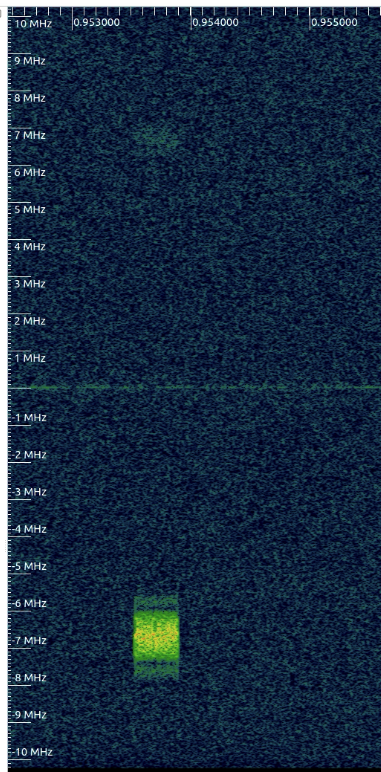
#> input picture rfml-dev/images/min_annotation.png, 381 x 772 px
$ python auto_label.py images/min_annotation.png wifi
#> lines starting #> are read from the running program, lines starting #| are printed output that depends on the picture
import os
import argparse
import numpy as np
import cv2 as cv

from pathlib import Path

import matplotlib.pyplot as plt
from skimage.filters import threshold_multiotsu

# Other useful resources
# Contour approximation https://docs.opencv.org/4.x/dd/d49/tutorial_py_contour_features.html

# trying to reverse turbo colormap
# https://github.com/opencv/opencv/blob/4.x/modules/imgproc/src/colormap.cpp#L685
# https://gist.github.com/mikhailov-work/6a308c20e494d9e0ccc29036b28faa7a
# unsigned char turbo_srgb_bytes[256][3] = {{48,18,59},{50,21,67},{51,24,74},{52,27,81},{53,30,88},{54,33,95},{55,36,102},{56,39,109},{57,42,115},{58,45,121},{59,47,128},{60,50,134},{61,53,139},{62,56,145},{63,59,151},{63,62,156},{64,64,162},{65,67,167},{65,70,172},{66,73,177},{66,75,181},{67,78,186},{68,81,191},{68,84,195},{68,86,199},{69,89,203},{69,92,207},{69,94,211},{70,97,214},{70,100,218},{70,102,221},{70,105,224},{70,107,227},{71,110,230},{71,113,233},{71,115,235},{71,118,238},{71,120,240},{71,123,242},{70,125,244},{70,128,246},{70,130,248},{70,133,250},{70,135,251},{69,138,252},{69,140,253},{68,143,254},{67,145,254},{66,148,255},{65,150,255},{64,153,255},{62,155,254},{61,158,254},{59,160,253},{58,163,252},{56,165,251},{55,168,250},{53,171,248},{51,173,247},{49,175,245},{47,178,244},{46,180,242},{44,183,240},{42,185,238},{40,188,235},{39,190,233},{37,192,231},{35,195,228},{34,197,226},{32,199,223},{31,201,221},{30,203,218},{28,205,216},{27,208,213},{26,210,210},{26,212,208},{25,213,205},{24,215,202},{24,217,200},{24,219,197},{24,221,194},{24,222,192},{24,224,189},{25,226,187},{25,227,185},{26,228,182},{28,230,180},{29,231,178},{31,233,175},{32,234,172},{34,235,170},{37,236,167},{39,238,164},{42,239,161},{44,240,158},{47,241,155},{50,242,152},{53,243,148},{56,244,145},{60,245,142},{63,246,138},{67,247,135},{70,248,132},{74,248,128},{78,249,125},{82,250,122},{85,250,118},{89,251,115},{93,252,111},{97,252,108},{101,253,105},{105,253,102},{109,254,98},{113,254,95},{117,254,92},{121,254,89},{125,255,86},{128,255,83},{132,255,81},{136,255,78},{139,255,75},{143,255,73},{146,255,71},{150,254,68},{153,254,66},{156,254,64},{159,253,63},{161,253,61},{164,252,60},{167,252,58},{169,251,57},{172,251,56},{175,250,55},{177,249,54},{180,248,54},{183,247,53},{185,246,53},{188,245,52},{190,244,52},{193,243,52},{195,241,52},{198,240,52},{200,239,52},{203,237,52},{205,236,52},{208,234,52},{210,233,53},{212,231,53},{215,229,53},{217,228,54},{219,226,54},{221,224,55},{223,223,55},{225,221,55},{227,219,56},{229,217,56},{231,215,57},{233,213,57},{235,211,57},{236,209,58},{238,207,58},{239,205,58},{241,203,58},{242,201,58},{244,199,58},{245,197,58},{246,195,58},{247,193,58},{248,190,57},{249,188,57},{250,186,57},{251,184,56},{251,182,55},{252,179,54},{252,177,54},{253,174,53},{253,172,52},{254,169,51},{254,167,50},{254,164,49},{254,161,48},{254,158,47},{254,155,45},{254,153,44},{254,150,43},{254,147,42},{254,144,41},{253,141,39},{253,138,38},{252,135,37},{252,132,35},{251,129,34},{251,126,33},{250,123,31},{249,120,30},{249,117,29},{248,114,28},{247,111,26},{246,108,25},{245,105,24},{244,102,23},{243,99,21},{242,96,20},{241,93,19},{240,91,18},{239,88,17},{237,85,16},{236,83,15},{235,80,14},{234,78,13},{232,75,12},{231,73,12},{229,71,11},{228,69,10},{226,67,10},{225,65,9},{223,63,8},{221,61,8},{220,59,7},{218,57,7},{216,55,6},{214,53,6},{212,51,5},{210,49,5},{208,47,5},{206,45,4},{204,43,4},{202,42,4},{200,40,3},{197,38,3},{195,37,3},{193,35,2},{190,33,2},{188,32,2},{185,30,2},{183,29,2},{180,27,1},{178,26,1},{175,24,1},{172,23,1},{169,22,1},{167,20,1},{164,19,1},{161,18,1},{158,16,1},{155,15,1},{152,14,1},{149,13,1},{146,11,1},{142,10,1},{139,9,2},{136,8,2},{133,7,2},{129,6,2},{126,5,2},{122,4,3}};
# turbo_colormap = [[48, 18, 59], [50, 21, 67], [51, 24, 74], [52, 27, 81], [53, 30, 88], [54, 33, 95], [55, 36, 102], [56, 39, 109], [57, 42, 115], [58, 45, 121], [59, 47, 128], [60, 50, 134], [61, 53, 139], [62, 56, 145], [63, 59, 151], [63, 62, 156], [64, 64, 162], [65, 67, 167], [65, 70, 172], [66, 73, 177], [66, 75, 181], [67, 78, 186], [68, 81, 191], [68, 84, 195], [68, 86, 199], [69, 89, 203], [69, 92, 207], [69, 94, 211], [70, 97, 214], [70, 100, 218], [70, 102, 221], [70, 105, 224], [70, 107, 227], [71, 110, 230], [71, 113, 233], [71, 115, 235], [71, 118, 238], [71, 120, 240], [71, 123, 242], [70, 125, 244], [70, 128, 246], [70, 130, 248], [70, 133, 250], [70, 135, 251], [69, 138, 252], [69, 140, 253], [68, 143, 254], [67, 145, 254], [66, 148, 255], [65, 150, 255], [64, 153, 255], [62, 155, 254], [61, 158, 254], [59, 160, 253], [58, 163, 252], [56, 165, 251], [55, 168, 250], [53, 171, 248], [51, 173, 247], [49, 175, 245], [47, 178, 244], [46, 180, 242], [44, 183, 240], [42, 185, 238], [40, 188, 235], [39, 190, 233], [37, 192, 231], [35, 195, 228], [34, 197, 226], [32, 199, 223], [31, 201, 221], [30, 203, 218], [28, 205, 216], [27, 208, 213], [26, 210, 210], [26, 212, 208], [25, 213, 205], [24, 215, 202], [24, 217, 200], [24, 219, 197], [24, 221, 194], [24, 222, 192], [24, 224, 189], [25, 226, 187], [25, 227, 185], [26, 228, 182], [28, 230, 180], [29, 231, 178], [31, 233, 175], [32, 234, 172], [34, 235, 170], [37, 236, 167], [39, 238, 164], [42, 239, 161], [44, 240, 158], [47, 241, 155], [50, 242, 152], [53, 243, 148], [56, 244, 145], [60, 245, 142], [63, 246, 138], [67, 247, 135], [70, 248, 132], [74, 248, 128], [78, 249, 125], [82, 250, 122], [85, 250, 118], [89, 251, 115], [93, 252, 111], [97, 252, 108], [101, 253, 105], [105, 253, 102], [109, 254, 98], [113, 254, 95], [117, 254, 92], [121, 254, 89], [125, 255, 86], [128, 255, 83], [132, 255, 81], [136, 255, 78], [139, 255, 75], [143, 255, 73], [146, 255, 71], [150, 254, 68], [153, 254, 66], [156, 254, 64], [159, 253, 63], [161, 253, 61], [164, 252, 60], [167, 252, 58], [169, 251, 57], [172, 251, 56], [175, 250, 55], [177, 249, 54], [180, 248, 54], [183, 247, 53], [185, 246, 53], [188, 245, 52], [190, 244, 52], [193, 243, 52], [195, 241, 52], [198, 240, 52], [200, 239, 52], [203, 237, 52], [205, 236, 52], [208, 234, 52], [210, 233, 53], [212, 231, 53], [215, 229, 53], [217, 228, 54], [219, 226, 54], [221, 224, 55], [223, 223, 55], [225, 221, 55], [227, 219, 56], [229, 217, 56], [231, 215, 57], [233, 213, 57], [235, 211, 57], [236, 209, 58], [238, 207, 58], [239, 205, 58], [241, 203, 58], [242, 201, 58], [244, 199, 58], [245, 197, 58], [246, 195, 58], [247, 193, 58], [248, 190, 57], [249, 188, 57], [250, 186, 57], [251, 184, 56], [251, 182, 55], [252, 179, 54], [252, 177, 54], [253, 174, 53], [253, 172, 52], [254, 169, 51], [254, 167, 50], [254, 164, 49], [254, 161, 48], [254, 158, 47], [254, 155, 45], [254, 153, 44], [254, 150, 43], [254, 147, 42], [254, 144, 41], [253, 141, 39], [253, 138, 38], [252, 135, 37], [252, 132, 35], [251, 129, 34], [251, 126, 33], [250, 123, 31], [249, 120, 30], [249, 117, 29], [248, 114, 28], [247, 111, 26], [246, 108, 25], [245, 105, 24], [244, 102, 23], [243, 99, 21], [242, 96, 20], [241, 93, 19], [240, 91, 18], [239, 88, 17], [237, 85, 16], [236, 83, 15], [235, 80, 14], [234, 78, 13], [232, 75, 12], [231, 73, 12], [229, 71, 11], [228, 69, 10], [226, 67, 10], [225, 65, 9], [223, 63, 8], [221, 61, 8], [220, 59, 7], [218, 57, 7], [216, 55, 6], [214, 53, 6], [212, 51, 5], [210, 49, 5], [208, 47, 5], [206, 45, 4], [204, 43, 4], [202, 42, 4], [200, 40, 3], [197, 38, 3], [195, 37, 3], [193, 35, 2], [190, 33, 2], [188, 32, 2], [185, 30, 2], [183, 29, 2], [180, 27, 1], [178, 26, 1], [175, 24, 1], [172, 23, 1], [169, 22, 1], [167, 20, 1], [164, 19, 1], [161, 18, 1], [158, 16, 1], [155, 15, 1], [152, 14, 1], [149, 13, 1], [146, 11, 1], [142, 10, 1], [139, 9, 2], [136, 8, 2], [133, 7, 2], [129, 6, 2], [126, 5, 2], [122, 4, 3]]


# [42 lines left out: functions dji_yolo_labeller, rect_filter_dji, not called in this run]


dji_args = {
    "invert": True,
    "pre_threshold": -1,
    "histogram_equalization": False,
    "pre_thresh_morphology": [],
    "kernel_open": cv.getStructuringElement(
        cv.MORPH_RECT,
        (4, 4),  # (10,10)
    ),  # np.ones((3, 3), np.uint8),
    "kernel_close": cv.getStructuringElement(
        cv.MORPH_RECT, (4, 1)
    ),  # np.ones((15, 15), np.uint8),
    "threshold_op": "otsu",
    "post_thresh_morphology": [
        {
            "morph_func": cv.MORPH_CLOSE,
            "kernel": cv.getStructuringElement(cv.MORPH_RECT, (20, 1)),
        },
    ],
    "bilateral_kernel_size": 8,
    "group_horizontal": True,
    "area_threshold": 0.7,
    "yolo_label": dji_yolo_labeller,
    "vertical": False,
    "dc_block": None,
    "horizontal_adjust": 0,
    "custom_rect_filter": rect_filter_dji,
}
# dji_args = {
#     "invert": True,
#     "pre_threshold": 1,
#     "histogram_equalization": False,
#     "pre_thresh_morphology": [],
#     "kernel_open": cv.getStructuringElement(
#         cv.MORPH_RECT,
#         (2, 2),  # (10,10)
#     ),  # np.ones((3, 3), np.uint8),
#     "kernel_close": cv.getStructuringElement(
#         cv.MORPH_RECT, (24, 12)
#     ),  # np.ones((15, 15), np.uint8),
#     "threshold_op": 0,
#     "post_thresh_morphology": [],
#     "bilateral_kernel_size": 8,
#     "group_horizontal": False,
#     "area_threshold": 0.7,
#     "yolo_label": dji_yolo_labeller,
#     "vertical": False,
#     "dc_block": None,
#     "horizontal_adjust": 0,
#     "custom_rect_filter": None,
# }


# [32 lines left out: function rect_filter_msk, not called in this run]


msk_args = {
    # Note: msk must use Viridis colormap
    "invert": False,
    "pre_threshold": 1,
    "histogram_equalization": False,
    "pre_thresh_morphology": [],
    "kernel_open": cv.getStructuringElement(
        cv.MORPH_RECT,
        (3, 3),  # (10,10)
    ),  # np.ones((3, 3), np.uint8),
    "kernel_close": cv.getStructuringElement(
        cv.MORPH_RECT, (24, 12)
    ),  # np.ones((15, 15), np.uint8),
    "threshold_op": 0,
    "post_thresh_morphology": [],
    "bilateral_kernel_size": 8,
    "group_horizontal": False,
    "area_threshold": 0.7,
    "yolo_label": 0,
    "vertical": False,
    "dc_block": None,
    "horizontal_adjust": 0,
    "custom_rect_filter": rect_filter_msk,
}


# [22 lines left out: function rect_filter_fhss_css, not called in this run]


fhss_css_args = {
    "invert": True,
    "pre_threshold": 0,
    "histogram_equalization": False,
    "pre_thresh_morphology": [
        {
            "morph_func": cv.MORPH_OPEN,
            "kernel": cv.getStructuringElement(cv.MORPH_RECT, (3, 3)),
        },
        {
            "morph_func": cv.MORPH_CLOSE,
            "kernel": cv.getStructuringElement(cv.MORPH_RECT, (12, 12)),
        },
    ],
    "kernel_open": cv.getStructuringElement(
        cv.MORPH_RECT,
        (12, 12),  # (10,10)
    ),
    "kernel_close": cv.getStructuringElement(cv.MORPH_RECT, (15, 15)),
    "threshold_op": 0,
    "post_thresh_morphology": [],
    "bilateral_kernel_size": 8,
    "group_horizontal": False,
    "area_threshold": 0.7,
    "yolo_label": 0,
    "vertical": False,
    "dc_block": None,
    "horizontal_adjust": 0,
    "custom_rect_filter": rect_filter_fhss_css,
}


tbs_crs_args = {
    "invert": True,
    "pre_threshold": 1,
    "histogram_equalization": True,
    "pre_thresh_morphology": [
        {
            "morph_func": cv.erode,
            "kernel": np.ones((2, 1), np.uint8),
        },
        {
            "morph_func": cv.dilate,
            "kernel": np.ones((2, 1), np.uint8),
        },
        {
            "morph_func": cv.erode,
            "kernel": np.ones((4, 1), np.uint8),
        },
        {
            "morph_func": cv.dilate,
            "kernel": np.ones((10, 2), np.uint8),
        },
        {
            "morph_func": cv.erode,
            "kernel": np.ones((10, 1), np.uint8),
            "kwargs": {
                "iterations": 2,
            },
        },
        {
            "morph_func": cv.dilate,
            "kernel": np.ones((15, 2), np.uint8),
        },
    ],
    "kernel_open": cv.getStructuringElement(
        cv.MORPH_RECT, (4, 50)
    ),  # np.ones((50, 4), np.uint8),
    "kernel_close": cv.getStructuringElement(
        cv.MORPH_RECT, (6, 25)
    ),  # np.ones((25, 6), np.uint8)
    "threshold_op": "otsu",
    "post_thresh_morphology": [
        {
            "morph_func": cv.dilate,
            "kernel": np.ones((1, 4), np.uint8),
        }
    ],
    "bilateral_kernel_size": 2,
    "group_horizontal": False,
    "area_threshold": 0.7,
    "yolo_label": 0,
    "vertical": True,
    "dc_block": 5,
    "horizontal_adjust": -4,
}

wifi_args = {
    "invert": True,
    "pre_threshold": -1,
    "histogram_equalization": False,
    "pre_thresh_morphology": [
        {
            "morph_func": cv.MORPH_CLOSE,
            "kernel": cv.getStructuringElement(cv.MORPH_RECT, (65, 1)),
        }
    ],
    "kernel_open": cv.getStructuringElement(
        cv.MORPH_RECT, (65, 1)
    ),  # np.ones((3, 3), np.uint8),
    "kernel_close": cv.getStructuringElement(
        cv.MORPH_RECT, (65, 1)
    ),  # np.ones((15, 15), np.uint8),
    "threshold_op": "otsu",
    "post_thresh_morphology": [],
    "bilateral_kernel_size": 8,
    "group_horizontal": True,
    "area_threshold": 0.7,
    "yolo_label": 0,
    "vertical": False,
    "dc_block": None,
    "horizontal_adjust": 0,
}

default_args = {
    "invert": None,
    "pre_threshold": None,
    "histogram_equalization": None,
    "pre_thresh_morphology": None,
    "kernel_open": None,
    "kernel_close": None,
    "threshold_op": None,
    "post_thresh_morphology": None,
    "bilateral_kernel_size": None,
    "group_horizontal": None,
    "area_threshold": None,
    "yolo_label": None,
    "vertical": None,
    "dc_block": None,
    "horizontal_adjust": None,
    "custom_rect_filter": None,
}


# [42 lines left out: functions multi_otsu, union, not called in this run]


def check_horizontal_intersect(a, b):
    return (a[1] <= (b[1] + b[3])) and (b[1] <= (a[1] + a[3]))


def group_horizontal_rects(rects):
    i = 0
    while i < len(rects):
        x, y, w, h = rects[i]
        j = i + 1
        while j < len(rects):
            x2, y2, w2, h2 = rects[j]
            if check_horizontal_intersect(rects[i], rects[j]):
                rects[i] = union(rects[i], rects[j])
                rects.pop(j)
                j = i
            j += 1
        i += 1
    return rects


def cv_plot(img, title, debug):
    if debug:
        cv.imshow(title, img)
        k = cv.waitKey(0)

        if k in [3, 27]:
            exit()
        cv.destroyAllWindows()


def auto_label(
    filename,
    label_outdir=None,
    debug=False,
    invert=None,
    kernel_open=None,
    kernel_close=None,
    bilateral_kernel_size=None,
    group_horizontal=None,
    area_threshold=None,
    yolo_label=None,
    vertical=None,
    dc_block=None,
    horizontal_adjust=None,
    pre_threshold=None,
    threshold_op=None,
    post_thresh_morphology=None,
    histogram_equalization=None,
    pre_thresh_morphology=None,
    custom_rect_filter=None,
):
#> called with filename = 'images/min_annotation.png', debug = False, invert = True, kernel_open = array of shape (1, 65), kernel_close = array of shape (1, 65), bilateral_kernel_size = 8, group_horizontal = True, area_threshold = 0.7
    print(f"Processing {filename}")
    if debug:
        print(
            f"Currently in debugging mode. While using GUI window, press any key to continue and ESC or Ctrl+c to exit."
        )
    img = cv.imread(filename)
#> img is the input picture: shape (772, 381, 3); mean B, G, R 66.1, 42.8, 23.7

    original_img = img.copy()
    imgray = cv.cvtColor(img, cv.COLOR_BGR2GRAY)
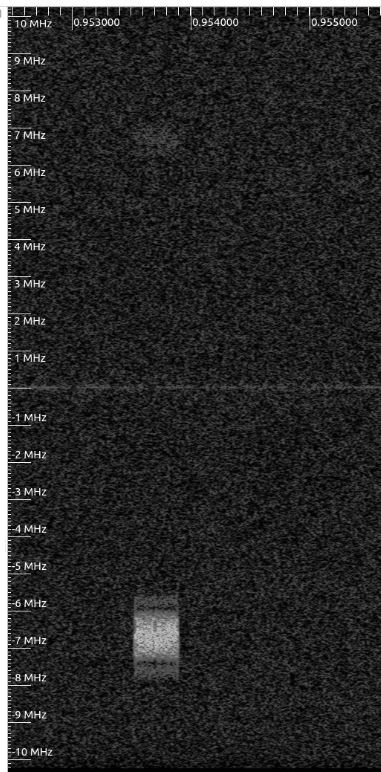
#> imgray: shape (772, 381); min 0, max 255, mean 39.8
    cv_plot(np.hstack((img, cv.cvtColor(imgray, cv.COLOR_GRAY2RGB))), "imgray", debug)

    # invert image (depends on colormap)
    if invert:
        imgray_new = cv.bitwise_not(imgray)
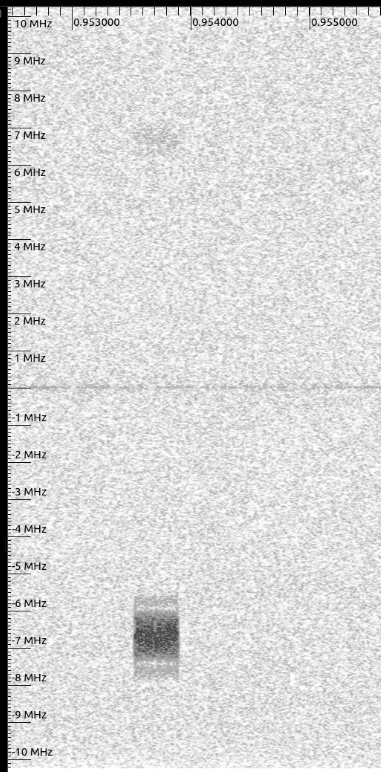
#> imgray_new: shape (772, 381); min 0, max 255, mean 215.2
        cv_plot(np.hstack((imgray, imgray_new)), "imgray invert", debug)
        imgray = imgray_new
    imgray_original = imgray.copy()

    # display multi otsu thresholding (informational)
    if debug:
        multi_thresh = multi_otsu(imgray, debug)

    if pre_threshold >= 0:
        multi_thresh = multi_otsu(imgray, debug)
        ret, imgray_new = cv.threshold(
            imgray, multi_thresh[pre_threshold], 255, cv.THRESH_TOZERO
        )
        cv_plot(np.hstack((imgray, imgray_new)), "thresh trunc", debug)
        imgray = imgray_new

    if histogram_equalization:
        # imgray = cv.equalizeHist(imgray)
        # cv_plot(np.hstack((imgray_original, imgray)), "histogram")

        clahe = cv.createCLAHE(clipLimit=2.0, tileGridSize=(8, 8))
        imgray_new = clahe.apply(imgray)
        cv_plot(np.hstack((imgray, imgray_new)), "histogram clahe", debug)
        imgray = imgray_new

    for morphology in pre_thresh_morphology:
        morph_func = morphology["morph_func"]
        kernel = morphology["kernel"]
        kwargs = morphology["kwargs"] if "kwargs" in morphology else {}
        if morph_func in [cv.dilate, cv.erode]:
            imgray_new = morph_func(imgray, kernel, **kwargs)
            cv_plot(
                np.hstack((imgray, imgray_new)),
                f"pre_thresh_morphology: {morph_func.__name__}",
                debug,
            )
            imgray = imgray_new
        elif morph_func in [cv.MORPH_OPEN, cv.MORPH_CLOSE]:
            imgray_new = cv.morphologyEx(imgray, morph_func, kernel, **kwargs)
            cv_plot(
                np.hstack((imgray, imgray_new)),
                f"pre_thresh_morphology: {morph_func}",
                debug,
            )
            imgray = imgray_new
        else:
            raise ValueError(f"pre_thresh_morphology function not valid: {morph_func}")
#> (the rest of the program and of its run is left out)
